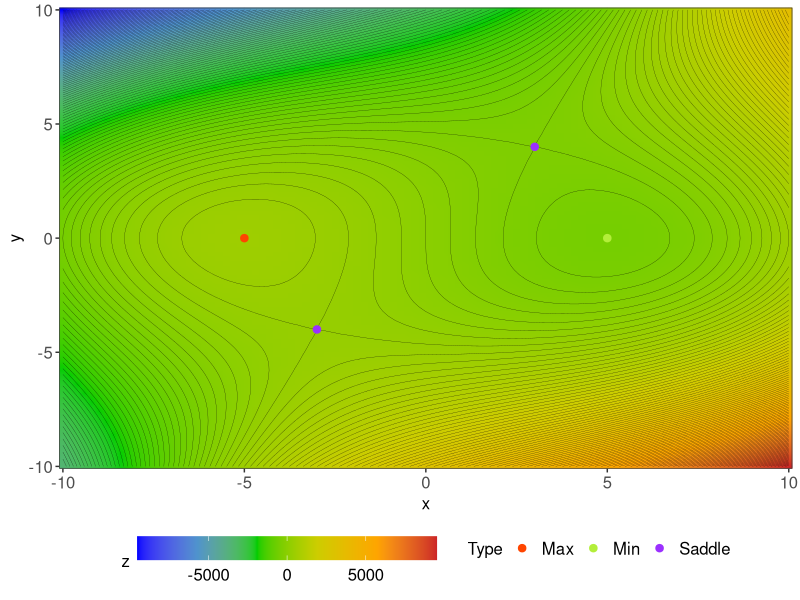

The R source for this figure:
### stationarities.R
##
## This script finds all stationary points for function of two variables given as grid (e. g., file with "x" "y" "z" columns)
## Grid bin size (dx, dy) can be arbitrary and vary along any given range. NB: for step-fixed grids numerical differentiation can be performed in much more efficient way

# stationary points classifier
stat_type <- function(dx2, dy2, dxdy) {
    if (is.na(dx2) | is.na(dy2) | is.na(dxdy)) return("unk")
    if (dx2 * dy2 - dxdy^2 < 0) return("saddle")
    if (dx2 * dy2 - dxdy^2 > 0) {
        if (dx2 < 0 & dy2 < 0) return("max")
        else if (dx2 > 0 & dy2 > 0) return("min")
        else return("unk")
    }
    else return("unk")
}

# test function (can be replaced with xyz dataframe below in script)
z_func <- function(x, y) {
    return(2 * x^3 + 6 * x * y^2 - 3 * y^3 - 150 * x)
}

# partial first- and second-order analytical derivatives of test function (just for comparison and debugging purposes)
z_func_dx <- function(x, y) {
    return(6 * x^2 + 6 * y^2 - 150)
}

z_func_dy <- function(x, y) {
    return(12 * x * y - 9 * y^2)
}

z_func_dx2 <- function(x, y) {
    return(12 * x)
}

z_func_dy2 <- function(x, y) {
    return(12 * x - 18 * y)
}

z_func_dxdy <- function(x, y) {
    return(12 * y)
}

# partial first- and second-order numerical derivatives of user function/dataframe
# if grid sizes along x and y axes doesn't change then it's better to calculate dx and dy before differentiation and use them directly in points selection
z_dx <- function(x, y) {
    pos_x <- which(df_x == x)
    
    if (pos_x == 1 | pos_x == length(df_x)) return(NA)
    
    xf <- df_x[pos_x + 1]
    xb <- df_x[pos_x - 1]

    return((df[which(df$x == xf & df$y == y), "z"] - df[which(df$x == xb & df$y == y), "z"]) / (xf - xb))
}

z_dy <- function(x, y) {
    pos_y <- which(df_y == y)
    
    if (pos_y == 1 | pos_y == length(df_y)) return(NA)
    
    yf <- df_y[pos_y + 1]
    yb <- df_y[pos_y - 1]
    
    return((df[which(df$y == yf & df$x == x), "z"] - df[which(df$y == yb & df$x == x), "z"]) / (yf - yb))
}

z_dx2 <- function(x, y) {
    pos_x <- which(df_x == x)
    
    if (pos_x <= 2 | pos_x >= (length(df_x) - 1)) return(NA)
    
    xf <- df_x[pos_x + 1]
    xb <- df_x[pos_x - 1]
    
    return((df[which(df$x == xf & df$y == y), "dx"] - df[which(df$x == xb & df$y == y), "dx"]) / (xf - xb))
}

z_dy2 <- function(x, y) {
    pos_y <- which(df_y == y)
    
    if (pos_y <= 2 | pos_y >= (length(df_y) - 1)) return(NA)
    
    yf <- df_y[pos_y + 1]
    yb <- df_y[pos_y - 1]
    
    return((df[which(df$y == yf & df$x == x), "dy"] - df[which(df$y == yb & df$x == x), "dy"]) / (yf - yb))
}

z_dxdy <- function(x, y) {
    pos_y <- which(df_y == y)
    
    if (pos_y <= 2 | pos_y >= (length(df_y) - 1)) return(NA)
    
    yf <- df_y[pos_y + 1]
    yb <- df_y[pos_y - 1]
    
    return((df[which(df$y == yf & df$x == x), "dx"] - df[which(df$y == yb & df$x == x), "dx"]) / (yf - yb))
}

# just for test purposes; one can read necessary dataframe directly instead of two executing following lines
df <- expand.grid("x" = seq(-10, 10, 0.2), "y" = seq(-10, 10, 0.2))
df$z <- apply(df, 1, function(x) z_func(x["x"], x["y"]))

df$dx_a <- apply(df, 1, function(x) z_func_dx(x["x"], x["y"]))
df$dy_a <- apply(df, 1, function(x) z_func_dy(x["x"], x["y"]))
df$dx2_a <- apply(df, 1, function(x) z_func_dx2(x["x"], x["y"]))
df$dy2_a <- apply(df, 1, function(x) z_func_dy2(x["x"], x["y"]))
df$dxdy_a <- apply(df, 1, function(x) z_func_dxdy(x["x"], x["y"]))

# store all unique abscissae and ordinates
df_x <- unique(df$x)
df_y <- unique(df$y)

# calculate first-order numerical derivatives
df$dx <- apply(df, 1, function(x) z_dx(x["x"], x["y"]))
df$dy <- apply(df, 1, function(x) z_dy(x["x"], x["y"]))

# one can adjust tolerance of selection criteria (in units of [dependent variable]/[independent variable])
tolerance_x <- 1.0
tolerance_y <- 1.0

# filter out any non-stationary points
df$stat <- apply(df, 1, function(x) ifelse(is.na(x["dx"]) | is.na(x["dy"]), FALSE, ifelse(abs(x["dx"]) <= tolerance_x & abs(x["dy"]) <= tolerance_y, TRUE, FALSE)))
stationaries <- df[which(df$stat == TRUE), ]

# calculate second-order numerical derivatives
stationaries$dx2 <- apply(stationaries, 1, function(x) z_dx2(x["x"], x["y"]))
stationaries$dy2 <- apply(stationaries, 1, function(x) z_dy2(x["x"], x["y"]))
stationaries$dxdy <- apply(stationaries, 1, function(x) z_dxdy(x["x"], x["y"]))

# classify stationary points into main classes
stationaries$type <- apply(stationaries, 1, function(x) stat_type(x["dx2"], x["dy2"], x["dxdy"]))
minima <- stationaries[which(stationaries$type == "min"), ]
maxima <- stationaries[which(stationaries$type == "max"), ]
saddles <- stationaries[which(stationaries$type == "saddle"), ]
unks <- stationaries[which(stationaries$type == "unk"), ]

# plot function and stationary points
library(ggplot2)
ggplot(df, aes(x, y, z = z)) + stat_contour(geom = "polygon", aes(fill = ..level..)) +
    geom_raster(aes(fill = z), interpolate = TRUE) + stat_contour(binwidth = 100.0, size = 0.075, colour = "black") + xlab("x") + ylab("y") +
    guides(fill = guide_colorbar(title = "z", barwidth = 15)) + scale_fill_gradientn(colours = c("blue", "steelblue3", "green3", "yellow3", "orange1", "firebrick3")) + theme_bw() + theme(legend.position = "bottom", axis.title = element_text(size = 12), axis.text = element_text(size = 12), legend.title = element_text(size = 12), legend.text = element_text(size = 12)) +
    scale_x_continuous(expand = c(0, 0)) +
    scale_y_continuous(expand = c(0, 0)) +
    geom_point(inherit.aes = FALSE, data = stationaries, aes(x, y, colour = type), pch = 20, size = 3.5) + scale_colour_manual(labels = c("max" = "Max", "min" = "Min", "saddle" = "Saddle", "unk" = "Unknown"), values = c("max" = "orangered", "min" = "olivedrab2", "saddle" = "purple1", "unk" = "black")) + guides(colour = guide_legend(title = "Type"))
